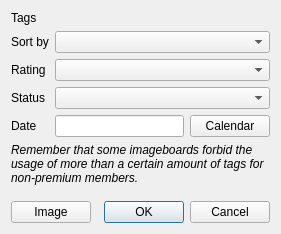
<?xml version="1.0" encoding="UTF-8"?>
<ui version="4.0">
 <class>SearchWindow</class>
 <widget class="QDialog" name="SearchWindow">
  <property name="geometry">
   <rect>
    <x>0</x>
    <y>0</y>
    <width>281</width>
    <height>234</height>
   </rect>
  </property>
  <property name="sizePolicy">
   <sizepolicy hsizetype="Fixed" vsizetype="Fixed">
    <horstretch>0</horstretch>
    <verstretch>0</verstretch>
   </sizepolicy>
  </property>
  <property name="windowTitle">
   <string>Search</string>
  </property>
  <property name="windowIcon">
   <iconset resource="../resources.qrc">
    <normaloff>:/images/icon.ico</normaloff>:/images/icon.ico</iconset>
  </property>
  <layout class="QFormLayout" name="formLayout">
   <property name="fieldGrowthPolicy">
    <enum>QFormLayout::AllNonFixedFieldsGrow</enum>
   </property>
   <item row="1" column="0">
    <widget class="QLabel" name="label">
     <property name="text">
      <string>Sort by</string>
     </property>
    </widget>
   </item>
   <item row="1" column="1">
    <widget class="QComboBox" name="comboOrder">
     <item>
      <property name="text">
       <string/>
      </property>
     </item>
     <item>
      <property name="text">
       <string>ID (ascending)</string>
      </property>
     </item>
     <item>
      <property name="text">
       <string>ID (descending)</string>
      </property>
     </item>
     <item>
      <property name="text">
       <string>Score (ascending)</string>
      </property>
     </item>
     <item>
      <property name="text">
       <string>Score (descending)</string>
      </property>
     </item>
     <item>
      <property name="text">
       <string>Megapixels (ascending)</string>
      </property>
     </item>
     <item>
      <property name="text">
       <string>Megapixels (descending)</string>
      </property>
     </item>
     <item>
      <property name="text">
       <string>Filesize</string>
      </property>
     </item>
     <item>
      <property name="text">
       <string>Landscape orientation</string>
      </property>
     </item>
     <item>
      <property name="text">
       <string>Portrait orientation</string>
      </property>
     </item>
     <item>
      <property name="text">
       <string>Favorites count</string>
      </property>
     </item>
     <item>
      <property name="text">
       <string>Rank</string>
      </property>
     </item>
    </widget>
   </item>
   <item row="2" column="0">
    <widget class="QLabel" name="label_2">
     <property name="text">
      <string>Rating</string>
     </property>
    </widget>
   </item>
   <item row="2" column="1">
    <layout class="QHBoxLayout" name="horizontalLayout_3" stretch="1">
     <item>
      <widget class="QComboBox" name="comboRating">
       <item>
        <property name="text">
         <string/>
        </property>
       </item>
       <item>
        <property name="text">
         <string>Safe</string>
        </property>
       </item>
       <item>
        <property name="text">
         <string>Safe (no)</string>
        </property>
       </item>
       <item>
        <property name="text">
         <string>Questionable</string>
        </property>
       </item>
       <item>
        <property name="text">
         <string>Questionable (no)</string>
        </property>
       </item>
       <item>
        <property name="text">
         <string>Explicit</string>
        </property>
       </item>
       <item>
        <property name="text">
         <string>Explicit (no)</string>
        </property>
       </item>
      </widget>
     </item>
    </layout>
   </item>
   <item row="3" column="0">
    <widget class="QLabel" name="label_4">
     <property name="text">
      <string>Status</string>
     </property>
    </widget>
   </item>
   <item row="3" column="1">
    <widget class="QComboBox" name="comboStatus">
     <item>
      <property name="text">
       <string/>
      </property>
     </item>
     <item>
      <property name="text">
       <string>Deleted</string>
      </property>
     </item>
     <item>
      <property name="text">
       <string>Active</string>
      </property>
     </item>
     <item>
      <property name="text">
       <string>Flagged</string>
      </property>
     </item>
     <item>
      <property name="text">
       <string>Pending</string>
      </property>
     </item>
     <item>
      <property name="text">
       <string>All</string>
      </property>
     </item>
    </widget>
   </item>
   <item row="4" column="0">
    <widget class="QLabel" name="label_3">
     <property name="text">
      <string>Date</string>
     </property>
    </widget>
   </item>
   <item row="4" column="1">
    <layout class="QHBoxLayout" name="horizontalLayout">
     <item>
      <widget class="QLineEdit" name="lineDate"/>
     </item>
     <item>
      <widget class="QPushButton" name="buttonCalendar">
       <property name="text">
        <string>Calendar</string>
       </property>
      </widget>
     </item>
    </layout>
   </item>
   <item row="5" column="0" colspan="2">
    <widget class="QLabel" name="label_5">
     <property name="text">
      <string>&lt;i&gt;Remember that some imageboards forbid the usage of more than a certain amount of tags for non-premium members.</string>
     </property>
     <property name="wordWrap">
      <bool>true</bool>
     </property>
    </widget>
   </item>
   <item row="6" column="0" colspan="2">
    <spacer name="verticalSpacer">
     <property name="orientation">
      <enum>Qt::Vertical</enum>
     </property>
     <property name="sizeType">
      <enum>QSizePolicy::Expanding</enum>
     </property>
     <property name="sizeHint" stdset="0">
      <size>
       <width>20</width>
       <height>10</height>
      </size>
     </property>
    </spacer>
   </item>
   <item row="7" column="0" colspan="2">
    <layout class="QHBoxLayout" name="horizontalLayout_2">
     <item>
      <widget class="QPushButton" name="buttonImage">
       <property name="text">
        <string>Image</string>
       </property>
      </widget>
     </item>
     <item>
      <widget class="QDialogButtonBox" name="buttonBox">
       <property name="orientation">
        <enum>Qt::Horizontal</enum>
       </property>
       <property name="standardButtons">
        <set>QDialogButtonBox::Cancel|QDialogButtonBox::Ok</set>
       </property>
      </widget>
     </item>
    </layout>
   </item>
   <item row="0" column="0">
    <widget class="QLabel" name="label_6">
     <property name="text">
      <string>Tags</string>
     </property>
    </widget>
   </item>
  </layout>
 </widget>
 <tabstops>
  <tabstop>comboOrder</tabstop>
  <tabstop>comboRating</tabstop>
  <tabstop>comboStatus</tabstop>
  <tabstop>lineDate</tabstop>
  <tabstop>buttonCalendar</tabstop>
  <tabstop>buttonImage</tabstop>
  <tabstop>buttonBox</tabstop>
 </tabstops>
 <resources>
  <include location="../resources.qrc"/>
  <include location="../resources.qrc"/>
  <include location="../resources.qrc"/>
 </resources>
 <connections>
  <connection>
   <sender>buttonBox</sender>
   <signal>accepted()</signal>
   <receiver>SearchWindow</receiver>
   <slot>accept()</slot>
   <hints>
    <hint type="sourcelabel">
     <x>248</x>
     <y>254</y>
    </hint>
    <hint type="destinationlabel">
     <x>157</x>
     <y>274</y>
    </hint>
   </hints>
  </connection>
  <connection>
   <sender>buttonBox</sender>
   <signal>rejected()</signal>
   <receiver>SearchWindow</receiver>
   <slot>reject()</slot>
   <hints>
    <hint type="sourcelabel">
     <x>316</x>
     <y>260</y>
    </hint>
    <hint type="destinationlabel">
     <x>286</x>
     <y>274</y>
    </hint>
   </hints>
  </connection>
 </connections>
</ui>
